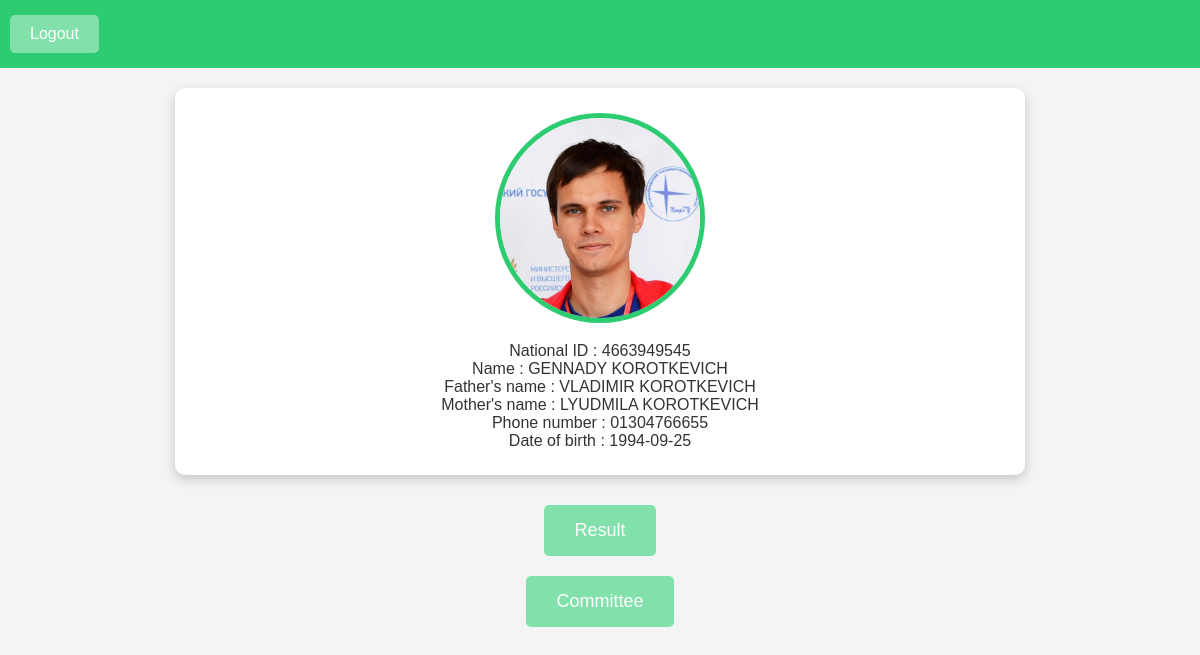
/voter_landing.php?nid=4663949545, run on the app's committed database.
### tables this page shows
CREATE TABLE `voter` (
  `nid` varchar(100) NOT NULL,
  `name` varchar(100) NOT NULL,
  `f_name` varchar(100) NOT NULL,
  `m_name` varchar(100) NOT NULL,
  `phone_number` varchar(100) NOT NULL,
  `dob` varchar(100) NOT NULL,
  `photo` varchar(100) NOT NULL,
  `address` varchar(100) NOT NULL,
  `password` varchar(100) DEFAULT NULL,
  `login` varchar(100) NOT NULL,
  `registration` varchar(100) NOT NULL,
  `approve` varchar(100) NOT NULL
);

### voter_check.php (called while the page is built, shortened)
<?php
require('connect.php');
	$sql = "SELECT * FROM voter WHERE login='1'";
	$sql_query = mysqli_query($con, $sql);
	$row = mysqli_fetch_assoc($sql_query);
	$nid = $row['nid'];
?>

### voter_landing.php (the view, shortened to what this page needs)
<!DOCTYPE html>
<html>
<head>
	<link rel="stylesheet" href="css/table-style.css">
	<link rel="stylesheet" href="css/voter_landing-style.css">
</head>
<body>
<?php
	require('voter_check.php');
?>
<div class="upper_buttons">
<a href="logout.php"> Logout </a>
</div>
<div class="informations">
<?php
	$sql = "SELECT * FROM voter WHERE nid='$nid'";
	$sql_query = mysqli_query($con, $sql);
	$row = mysqli_fetch_assoc($sql_query);
	echo "<img src='voter_images/" . $row['photo'] . "' width='200px' height='200px'></br>";
	echo "National ID : $row[nid]</br>";
	echo "Name : $row[name]</br>";
	echo "Father's name : $row[f_name]</br>";
	echo "Mother's name : $row[m_name]</br>";
	echo "Phone number : $row[phone_number]</br>";
	echo "Date of birth : $row[dob]</br>";
?>
</div>
<div class="buttons">
<?php
	$sql = "SELECT * FROM voting";
	$sql_query = mysqli_query($con, $sql);
	$found = mysqli_num_rows($sql_query);
	if($found) echo '<a href="voting.php"> Go to vote </a>';
	else echo'<a href="result.php"> Result </a>';
?>
<a href="Committee.php"> Committee </a>
</div>
</body>
</html>

### css/voter_landing-style.css (style rules this page uses)
body { font-family: Arial, sans-serif; margin: 0; padding: 0; background-color: #f4f4f4; color: #333; }
a { text-decoration: none; color: inherit; }
.upper_buttons { background-color: #2ECC71; padding: 15px 0; }
.upper_buttons a { color: white; padding: 10px 20px; border-radius: 5px; font-size: 16px; background-color: #82E0AA; margin: 0 10px; display: inline-block; }
.informations { text-align: center; background-color: #ffffff; padding: 25px; margin: 20px auto; width: 80%; max-width: 800px; box-shadow: 0 4px 12px rgba(0, 0, 0, 0.2); border-radius: 10px; }
.informations img { border-radius: 50%; border: 5px solid #2ECC71; margin-bottom: 15px; }
.buttons { text-align: center; margin: 20px auto; }
.buttons a { display: inline-block; padding: 15px 30px; font-size: 18px; background-color: #82E0AA; color: #ffffff; border-radius: 5px; margin: 10px; text-align: center; text-decoration: none; }

### data on the page
voter: photo (picture), nid "4663949545", name "GENNADY KOROTKEVICH", f_name "VLADIMIR KOROTKEVICH", m_name "LYUDMILA KOROTKEVICH", phone_number "01304766655", dob "1994-09-25"
